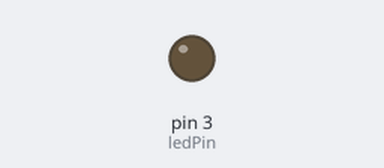
Simulated run of this sketch. Board: Arduino Uno, built with avr-gcc and run on an emulated ATmega328P. On the bench: output pins drawn as LEDs (lit = HIGH). Random numbers use the default seed unless the sketch sets one.

Above: at 0.05 s.
At 6.2 s:
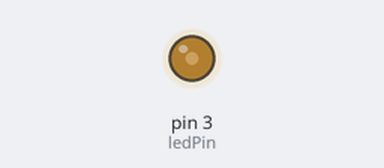
At 17.3 s:
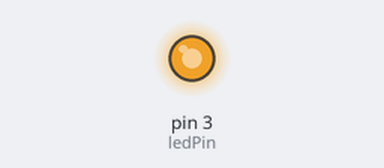
At 39.95 s:
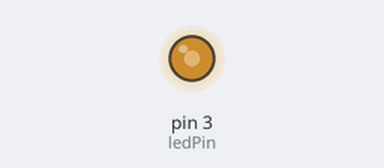
Timing chart, 0 to 40.0 s (numbered marks = the images above):
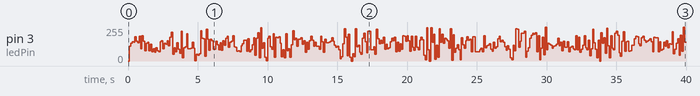

Measured:
- by itself, pin 3 (ledPin): 0/255 → 109/255 at 0.10 s, → 133/255 0.10 s later, → 145/255 0.10 s later, → 140/255 0.10 s later, … (395 changes in this stretch)

The sketch:

switchingContrast.ino
```cpp
const int ledPin =  3;// the number of the LED pin
const unsigned long updateTime = 100; // in ms
const unsigned long contrastSwitchTime = 3000; // in ms

// Variables will change:
long randNumber;      // the variable which is supposed to hold the random number
volatile byte contrast = LOW;

// Generally, you should use "unsigned long" for variables that hold time
// The value will quickly become too large for an int to store
unsigned long previousMillis = 0;        // will store last time LED was updated
unsigned long switchPreviousMillis = 0;        // will store last time LED was updated


void setup() {
  // set the digital pin as output:
  pinMode(ledPin, OUTPUT);
  randomSeed(analogRead(0));

}

void loop() {


// check if high or low contrast
  unsigned long switchCurrentMillis = millis();
    if (switchCurrentMillis - switchPreviousMillis >= contrastSwitchTime) {
    switchPreviousMillis = switchCurrentMillis;

        // if the LED is off turn it on and vice-versa:
    contrast=!contrast;
    }

  unsigned long currentMillis = millis();

  if (currentMillis - previousMillis >= updateTime) {
    // save the last time you blinked the LED
    previousMillis = currentMillis;

  if (contrast==HIGH)
  {

// set the LED with the ledState of the variable:
     randNumber = random(0, 255);
     analogWrite(ledPin, randNumber);
  } else
       randNumber = random(64, 191);
     analogWrite(ledPin, randNumber);
  }
}
```
